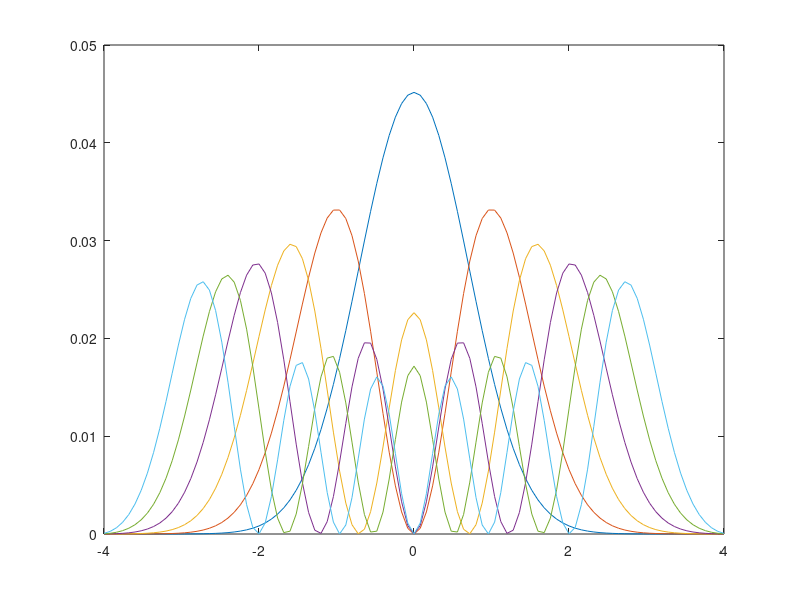

Source code (MATLAB):
clear

n = 101;
x = linspace(-4,4,n);
delx2 = (x(2)-x(1))^2;
a = zeros(n,n);

%First row
a(1,1) = 2/delx2 + x(1)^2;
a(1,2) = -1/delx2;
for jj = 2:n-1
   a(jj, jj-1) = -1/delx2;
   a(jj, jj+1) = -1/delx2;
   a(jj, jj)   = 2/delx2+x(jj)^2;
end
%Last row
a(n,n-1) = -1/delx2;
a(n,n) = 2/delx2+x(n)^2;

a = a.*(1/2);

[eVecs, eVals] = eig(a);

eVals = diag(eVals);

figure; plot(x, (eVecs(:,1:6)).^2);
